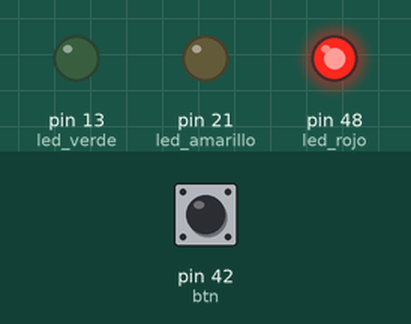
Bench run of a program on a simulated MicroPython board. Parts: output pins drawn as LEDs (lit = HIGH). Inputs (shaded band) come from the test bench; at power-on: pin 42 (btn) HIGH. What the program prints to the serial console is not drawn.

Above: at 1.2 s.
1.3 s: pin 42 (btn) pulled LOW for 0.15 s
At 10.6 s:
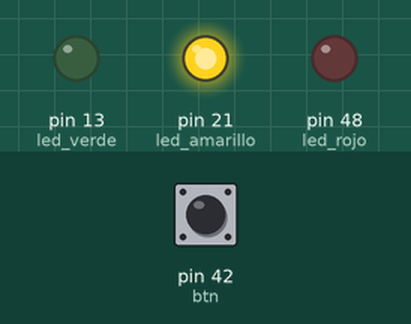
At 13.2 s:
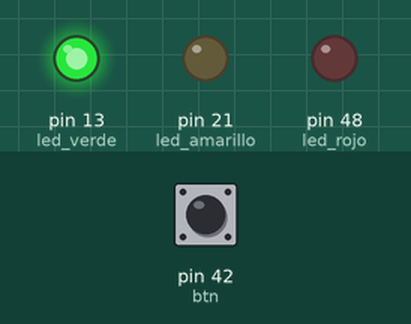
Timing chart, 0 to 13.5 s (numbered marks = the images above; inputs shaded):
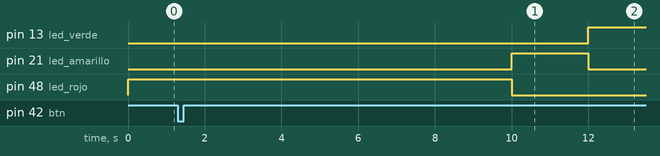

The program:

Laboratorio_2.py
```python
from machine import Pin, Timer
import time

led_verde = Pin(13, Pin.OUT)
led_amarillo = Pin(21, Pin.OUT)
led_rojo = Pin(48, Pin.OUT)
btn = Pin(42, Pin.IN, Pin.PULL_UP)

peaton = False
estado_actual = 0
tiempo_peaton = 0
ciclo_contador = 0
TIEMPO_PEATON_ROJO = 8

DURACION_ROJO = 6
DURACION_AMARILLO = 2
DURACION_VERDE = 6

def apagar_todos():
    led_verde.off()
    led_amarillo.off()
    led_rojo.off()

def encender_verde():
    apagar_todos()
    led_verde.on()

def encender_amarillo():
    apagar_todos()
    led_amarillo.on()

def encender_rojo():
    apagar_todos()
    led_rojo.on()

def boton_irq(pin):
    global peaton
    if not peaton:
        peaton = True
        print("¡Peatón detectado! Activando semáforo...")

btn.irq(trigger=Pin.IRQ_FALLING, handler=boton_irq)

t = Timer(0)

def ciclo(timer):
    """Función principal del ciclo del semáforo"""
    global peaton, estado_actual, tiempo_peaton, ciclo_contador

    if peaton:
        encender_rojo()
        tiempo_peaton += 1
        print(f"Modo peatón activo - Tiempo restante: {TIEMPO_PEATON_ROJO - tiempo_peaton + 1}s")

        if tiempo_peaton >= TIEMPO_PEATON_ROJO:
            peaton = False
            tiempo_peaton = 0
            estado_actual = 1
            ciclo_contador = 0
            print("Fin del modo peatón.")

    else:
        if estado_actual == 0:
            encender_rojo()
            if ciclo_contador == 0:
                print("Semáforo: ROJO (6s)")
            ciclo_contador += 1

            if ciclo_contador >= DURACION_ROJO:
                estado_actual = 1
                ciclo_contador = 0

        elif estado_actual == 1:
            encender_amarillo()
            if ciclo_contador == 0:
                print("Semáforo: AMARILLO (2s) - Preparando verde")
            ciclo_contador += 1

            if ciclo_contador >= DURACION_AMARILLO:
                estado_actual = 2
                ciclo_contador = 0

        elif estado_actual == 2:
            encender_verde()
            if ciclo_contador == 0:
                print("Semáforo: VERDE (6s)")
            ciclo_contador += 1

            if ciclo_contador >= DURACION_VERDE:
                estado_actual = 3
                ciclo_contador = 0

        elif estado_actual == 3:
            encender_amarillo()
            if ciclo_contador == 0:
                print("Semáforo: AMARILLO (2s) - Preparando rojo")
            ciclo_contador += 1

            if ciclo_contador >= DURACION_AMARILLO:
                estado_actual = 0
                ciclo_contador = 0

t.init(period=1000, mode=Timer.PERIODIC, callback=ciclo)

encender_rojo()
print("Semáforo iniciado. Presiona el botón para activar el paso de peatones.")
print("Ciclo: Rojo (6s) → Amarillo (2s) → Verde (6s) → Amarillo (2s) → Rojo...")
print("Modo peatón: Rojo fijo por 8 segundos.")

while True:
    time.sleep(1)
```

Measured:
- after the input at 1.3 s, pin 13 (led_verde): LOW → HIGH after 10.7 s instead of 7.7 s; pin 48 (led_rojo): HIGH → LOW after 8.7 s instead of 5.7 s
